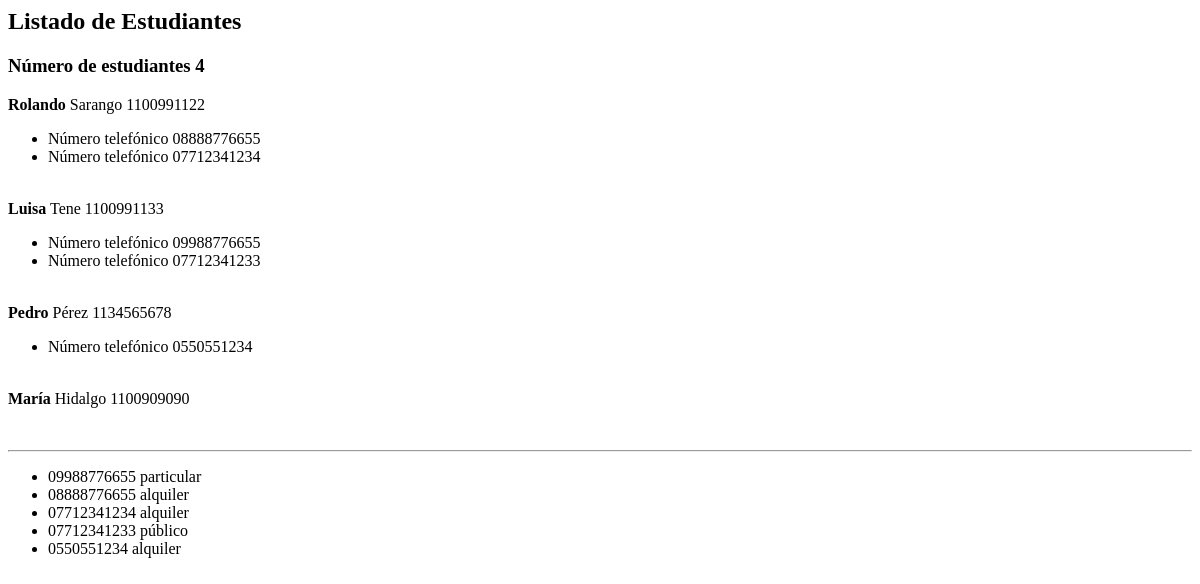
The app's page /administrativo/listado/estudiantes/dos, older data.
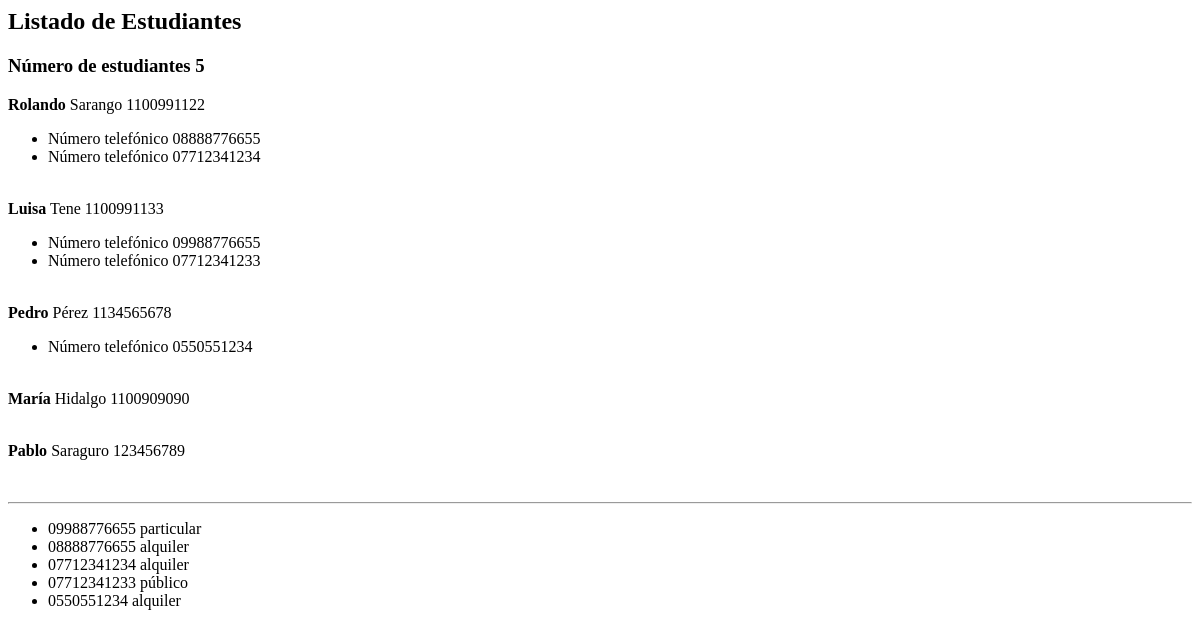
The same page, newer data.
### administrativo/models.py (models this page shows, shortened)
class Estudiante(models.Model):
    nombre = models.CharField(max_length=30)
    apellido = models.CharField(max_length=30)
    cedula = models.CharField(max_length=30, unique=True)

class NumeroTelefonico(models.Model):
    telefono = models.CharField(max_length=100)
    tipo = models.CharField(max_length=100)
    estudiante = models.ForeignKey(Estudiante, on_delete=models.CASCADE,
    related_name="mis_numeros_telefonicos")
    def __str__(self):
        return "%s %s" % (self.telefono, self.tipo)

### administrativo/views.py (the view)
# urls.py: path('listado/estudiantes/dos', views.listadoEstudiantesDos,
def listadoEstudiantesDos(request):
    estudiantes = Estudiante.objects.all()
    mis_numeros_telefonicos = NumeroTelefonico.objects.all()
    informacion_template = {'estudiantes': estudiantes,
    'numero_estudiantes': len(estudiantes),
    'mis_numeros_telefonicos': mis_numeros_telefonicos}
    return render(request, 'listadoEstudiantesDos.html', informacion_template)

### administrativo/templates/listadoEstudiantesDos.html
<h2>Listado de Estudiantes</h3>
<h3>Número de estudiantes {{ numero_estudiantes }}</h3>
{% for e in estudiantes %}
<b>{{e.nombre}}</b> {{e.apellido}} {{e.cedula}} <br/>
  <ul>
  {% for numero in e.mis_numeros_telefonicos.all %}
      <li>
          Número telefónico {{numero.telefono}}<br/>
      </li>
  {% endfor %}
  </ul>
  <br/>
{% endfor %}
<hr>
<ul>
{% for e in mis_numeros_telefonicos %}
  <li>{{ e }} </li>
{% endfor %}
</ul>

Row changes from the older to the newer data that the page shows:
added Estudiante: nombre "Pablo", apellido "Saraguro", cedula "123456789"
Text that changed along with them:
{{ numero_estudiantes }}: "4" → "5"
